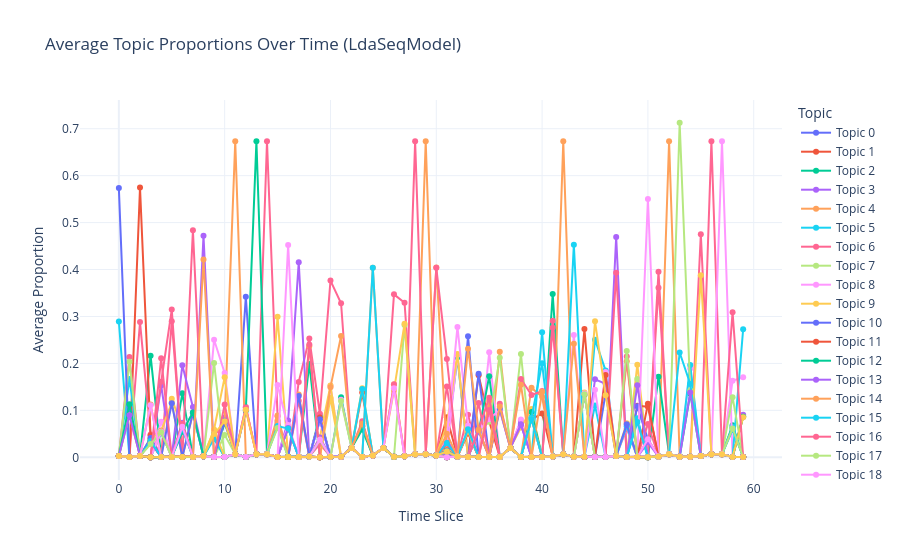

Notebook code for this chart:
### Code cell
plot_ldaseq_topic_proportions(ldaseq)
